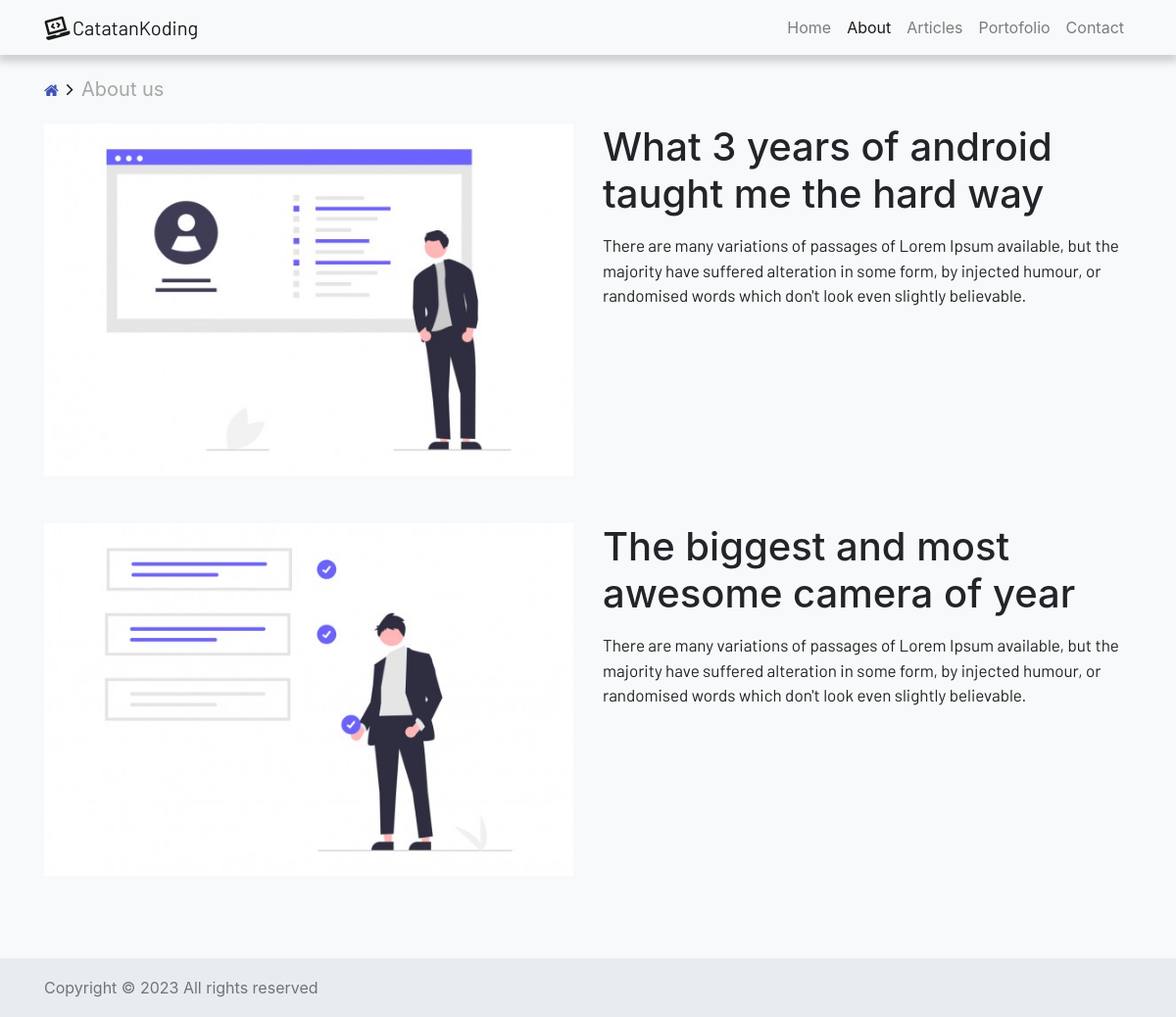
The app's page /index.php/about with its own data.
### tables this page shows
CREATE TABLE IF NOT EXISTS `abouts` (
  `id` int(10) unsigned NOT NULL,
  `slug` varchar(100) NOT NULL,
  `title` char(100) NOT NULL,
  `content` longtext NOT NULL,
  `images` varchar(100) NOT NULL,
  `status` smallint(6) NOT NULL,
  `created_at` timestamp NULL DEFAULT NULL,
  `updated_at` timestamp NULL DEFAULT NULL,
  `deleted_at` timestamp NULL DEFAULT NULL,
  PRIMARY KEY (`id`)
);

### application/controllers/About.php (called while the page is built, shortened)
<?php
class About extends CI_Controller {
  public function __construct()
  {
  	$this->load->model('public/about_model');
    $this->load->model('public/visitor_model');
  }
  public function index()
  {
  	$this->load->view('template/public/index',[
      'title' => 'About',
      'result' => $this->about_model->get_about(),
      'content' => 'public/about/index',
    ]);
  }
}

### index.php (called while the page is built, shortened)
<?php
require_once BASEPATH.'core/CodeIgniter.php';

### application/models/public/About_model.php (called while the page is built, shortened)
<?php
class About_model extends CI_Model
{
	public function get_about()
	{
		$query = $this->db->query("SELECT * FROM abouts
			WHERE status='1' ORDER BY id DESC");
		return $query->result();
	}
}

### application/views/public/about/index.php (the view)
<div class="breadcrumb-area">
    <div class="container">
        <div class="row">
            <div class="col-12">
                <nav aria-label="breadcrumb">
                    <ol class="breadcrumb">
                        <li class="breadcrumb-item">
                            <a href="<?= base_url('/')?>"><i class="fa fa-home"></i></a>
                        </li>
                        <li class="breadcrumb-item active">About us</li>
                    </ol>
                </nav>
            </div>
        </div>
    </div>
</div>
<section class="mb-5 pb-5">
    <div class="container">
        <?php foreach ($result as $item ): ?>
        <div class="row mb-5">
            <div class="col-md-6">
                <img src="<?= base_url('storage/'.$item->images) ?>"
                     class="img img-fluid article-thumbnail">
            </div>
            <div class="col-md-6">
                <h1><?= $item->title ?></h1>
                <p><?= $item->content ?></p>
            </div>
        </div>
       <?php endforeach ?>
    </div>
</section>

### asset/public/css/style.css (style rules this page uses)
html { position: relative; min-height: 100%; }
body { background-color: #f8f9fa; }
a, a:hover { text-decoration: none; outline: 0 solid transparent; }
img { height: auto; max-width: 100%; }
.breadcrumb-area { position: relative; z-index: 10; width: 100%; padding-bottom: 20px; margin-top: 3.5rem; }
.breadcrumb-area .breadcrumb { margin: 0; padding: 0; padding-top: 20px; background-color: transparent; }
.breadcrumb-area .breadcrumb .breadcrumb-item { font-size: 20px; color: #a6a6a6; }
.breadcrumb-area .breadcrumb .breadcrumb-item a { font-size: 16px; color: #191919; }
.breadcrumb-area .breadcrumb .breadcrumb-item a i { color: #3f51b5; }
.breadcrumb-area .breadcrumb .breadcrumb-item + .breadcrumb-item::before { color: #191919; content: "\f105"; font-family: 'FontAwesome'; }
img.article-thumbnail, .post-thumb img { width: 100%; aspect-ratio:3/2; object-fit: cover; background-color: #e9e9e9; background-repeat: no-repeat; background-position: 50%; }

### records on screen
abouts: images (picture), title "What 3 years of android taught me the hard way", content "There are many variations of passages of Lorem Ipsum available, but the majority have suffered alteration in some form, by injected humour, or randomised words which don't look even slightly believable."
abouts: images (picture), title "The biggest and most awesome camera of year", content "There are many variations of passages of Lorem Ipsum available, but the majority have suffered alteration in some form, by injected humour, or randomised words which don't look even slightly believable."
